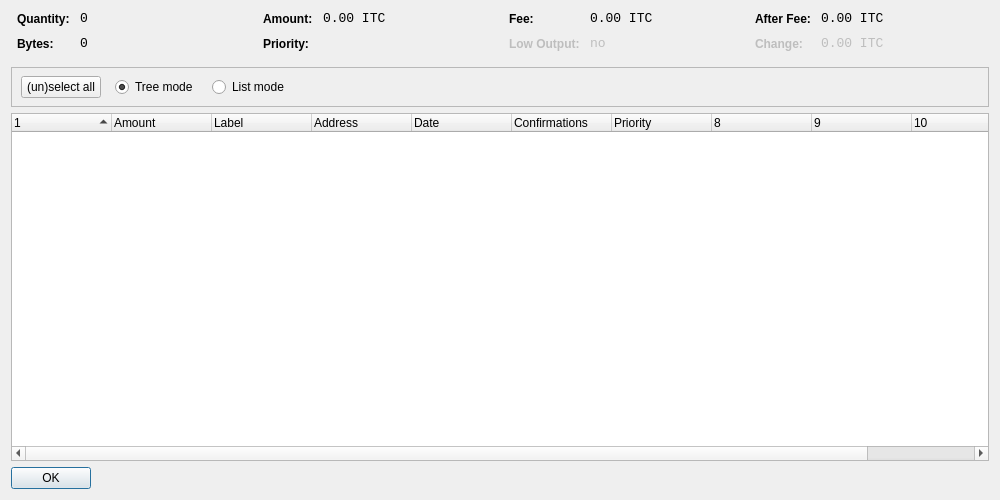
<?xml version="1.0" encoding="UTF-8"?>
<ui version="4.0">
 <class>CoinControlDialog</class>
 <widget class="QDialog" name="CoinControlDialog">
  <property name="geometry">
   <rect>
    <x>0</x>
    <y>0</y>
    <width>1000</width>
    <height>500</height>
   </rect>
  </property>
  <property name="windowTitle">
   <string>Coin Control</string>
  </property>
  <layout class="QVBoxLayout" name="verticalLayout">
   <item>
    <layout class="QHBoxLayout" name="horizontalLayoutTop" stretch="0,0,0,0">
     <property name="topMargin">
      <number>0</number>
     </property>
     <property name="bottomMargin">
      <number>10</number>
     </property>
     <item>
      <layout class="QFormLayout" name="formLayoutCoinControl1">
       <property name="horizontalSpacing">
        <number>10</number>
       </property>
       <property name="verticalSpacing">
        <number>10</number>
       </property>
       <property name="leftMargin">
        <number>6</number>
       </property>
       <property name="rightMargin">
        <number>6</number>
       </property>
       <item row="0" column="0">
        <widget class="QLabel" name="labelCoinControlQuantityText">
         <property name="styleSheet">
          <string notr="true">font-weight:bold;</string>
         </property>
         <property name="text">
          <string>Quantity:</string>
         </property>
        </widget>
       </item>
       <item row="0" column="1">
        <widget class="QLabel" name="labelCoinControlQuantity">
         <property name="font">
          <font>
           <family>Monospace</family>
           <pointsize>10</pointsize>
          </font>
         </property>
         <property name="cursor">
          <cursorShape>IBeamCursor</cursorShape>
         </property>
         <property name="contextMenuPolicy">
          <enum>Qt::ActionsContextMenu</enum>
         </property>
         <property name="text">
          <string notr="true">0</string>
         </property>
         <property name="textInteractionFlags">
          <set>Qt::LinksAccessibleByMouse|Qt::TextSelectableByKeyboard|Qt::TextSelectableByMouse</set>
         </property>
        </widget>
       </item>
       <item row="1" column="0">
        <widget class="QLabel" name="labelCoinControlBytesText">
         <property name="styleSheet">
          <string notr="true">font-weight:bold;</string>
         </property>
         <property name="text">
          <string>Bytes:</string>
         </property>
        </widget>
       </item>
       <item row="1" column="1">
        <widget class="QLabel" name="labelCoinControlBytes">
         <property name="font">
          <font>
           <family>Monospace</family>
           <pointsize>10</pointsize>
          </font>
         </property>
         <property name="cursor">
          <cursorShape>IBeamCursor</cursorShape>
         </property>
         <property name="contextMenuPolicy">
          <enum>Qt::ActionsContextMenu</enum>
         </property>
         <property name="text">
          <string notr="true">0</string>
         </property>
         <property name="textInteractionFlags">
          <set>Qt::LinksAccessibleByMouse|Qt::TextSelectableByKeyboard|Qt::TextSelectableByMouse</set>
         </property>
        </widget>
       </item>
      </layout>
     </item>
     <item>
      <layout class="QFormLayout" name="formLayoutCoinControl2">
       <property name="horizontalSpacing">
        <number>10</number>
       </property>
       <property name="verticalSpacing">
        <number>10</number>
       </property>
       <property name="leftMargin">
        <number>6</number>
       </property>
       <property name="rightMargin">
        <number>6</number>
       </property>
       <item row="0" column="0">
        <widget class="QLabel" name="labelCoinControlAmountText">
         <property name="styleSheet">
          <string notr="true">font-weight:bold;</string>
         </property>
         <property name="text">
          <string>Amount:</string>
         </property>
        </widget>
       </item>
       <item row="0" column="1">
        <widget class="QLabel" name="labelCoinControlAmount">
         <property name="font">
          <font>
           <family>Monospace</family>
           <pointsize>10</pointsize>
          </font>
         </property>
         <property name="cursor">
          <cursorShape>IBeamCursor</cursorShape>
         </property>
         <property name="contextMenuPolicy">
          <enum>Qt::ActionsContextMenu</enum>
         </property>
         <property name="text">
          <string notr="true">0.00 ITC</string>
         </property>
         <property name="textInteractionFlags">
          <set>Qt::LinksAccessibleByMouse|Qt::TextSelectableByKeyboard|Qt::TextSelectableByMouse</set>
         </property>
        </widget>
       </item>
       <item row="1" column="0">
        <widget class="QLabel" name="labelCoinControlPriorityText">
         <property name="styleSheet">
          <string notr="true">font-weight:bold;</string>
         </property>
         <property name="text">
          <string>Priority:</string>
         </property>
        </widget>
       </item>
       <item row="1" column="1">
        <widget class="QLabel" name="labelCoinControlPriority">
         <property name="font">
          <font>
           <family>Monospace</family>
           <pointsize>10</pointsize>
          </font>
         </property>
         <property name="cursor">
          <cursorShape>IBeamCursor</cursorShape>
         </property>
         <property name="contextMenuPolicy">
          <enum>Qt::ActionsContextMenu</enum>
         </property>
         <property name="text">
          <string/>
         </property>
         <property name="textInteractionFlags">
          <set>Qt::LinksAccessibleByMouse|Qt::TextSelectableByKeyboard|Qt::TextSelectableByMouse</set>
         </property>
        </widget>
       </item>
      </layout>
     </item>
     <item>
      <layout class="QFormLayout" name="formLayoutCoinControl3">
       <property name="horizontalSpacing">
        <number>10</number>
       </property>
       <property name="verticalSpacing">
        <number>10</number>
       </property>
       <property name="leftMargin">
        <number>6</number>
       </property>
       <property name="rightMargin">
        <number>6</number>
       </property>
       <item row="0" column="0">
        <widget class="QLabel" name="labelCoinControlFeeText">
         <property name="styleSheet">
          <string notr="true">font-weight:bold;</string>
         </property>
         <property name="text">
          <string>Fee:</string>
         </property>
        </widget>
       </item>
       <item row="0" column="1">
        <widget class="QLabel" name="labelCoinControlFee">
         <property name="font">
          <font>
           <family>Monospace</family>
           <pointsize>10</pointsize>
          </font>
         </property>
         <property name="cursor">
          <cursorShape>IBeamCursor</cursorShape>
         </property>
         <property name="contextMenuPolicy">
          <enum>Qt::ActionsContextMenu</enum>
         </property>
         <property name="text">
          <string notr="true">0.00 ITC</string>
         </property>
         <property name="textInteractionFlags">
          <set>Qt::LinksAccessibleByMouse|Qt::TextSelectableByKeyboard|Qt::TextSelectableByMouse</set>
         </property>
        </widget>
       </item>
       <item row="1" column="0">
        <widget class="QLabel" name="labelCoinControlLowOutputText">
         <property name="enabled">
          <bool>false</bool>
         </property>
         <property name="styleSheet">
          <string notr="true">font-weight:bold;</string>
         </property>
         <property name="text">
          <string>Low Output:</string>
         </property>
        </widget>
       </item>
       <item row="1" column="1">
        <widget class="QLabel" name="labelCoinControlLowOutput">
         <property name="enabled">
          <bool>false</bool>
         </property>
         <property name="font">
          <font>
           <family>Monospace</family>
           <pointsize>10</pointsize>
          </font>
         </property>
         <property name="cursor">
          <cursorShape>IBeamCursor</cursorShape>
         </property>
         <property name="contextMenuPolicy">
          <enum>Qt::ActionsContextMenu</enum>
         </property>
         <property name="text">
          <string notr="true">no</string>
         </property>
         <property name="textInteractionFlags">
          <set>Qt::LinksAccessibleByMouse|Qt::TextSelectableByKeyboard|Qt::TextSelectableByMouse</set>
         </property>
        </widget>
       </item>
      </layout>
     </item>
     <item>
      <layout class="QFormLayout" name="formLayoutCoinControl4">
       <property name="horizontalSpacing">
        <number>10</number>
       </property>
       <property name="verticalSpacing">
        <number>10</number>
       </property>
       <property name="leftMargin">
        <number>6</number>
       </property>
       <property name="rightMargin">
        <number>6</number>
       </property>
       <item row="0" column="0">
        <widget class="QLabel" name="labelCoinControlAfterFeeText">
         <property name="styleSheet">
          <string notr="true">font-weight:bold;</string>
         </property>
         <property name="text">
          <string>After Fee:</string>
         </property>
        </widget>
       </item>
       <item row="0" column="1">
        <widget class="QLabel" name="labelCoinControlAfterFee">
         <property name="font">
          <font>
           <family>Monospace</family>
           <pointsize>10</pointsize>
          </font>
         </property>
         <property name="cursor">
          <cursorShape>IBeamCursor</cursorShape>
         </property>
         <property name="contextMenuPolicy">
          <enum>Qt::ActionsContextMenu</enum>
         </property>
         <property name="text">
          <string notr="true">0.00 ITC</string>
         </property>
         <property name="textInteractionFlags">
          <set>Qt::LinksAccessibleByMouse|Qt::TextSelectableByKeyboard|Qt::TextSelectableByMouse</set>
         </property>
        </widget>
       </item>
       <item row="1" column="0">
        <widget class="QLabel" name="labelCoinControlChangeText">
         <property name="enabled">
          <bool>false</bool>
         </property>
         <property name="styleSheet">
          <string notr="true">font-weight:bold;</string>
         </property>
         <property name="text">
          <string>Change:</string>
         </property>
        </widget>
       </item>
       <item row="1" column="1">
        <widget class="QLabel" name="labelCoinControlChange">
         <property name="enabled">
          <bool>false</bool>
         </property>
         <property name="font">
          <font>
           <family>Monospace</family>
           <pointsize>10</pointsize>
          </font>
         </property>
         <property name="cursor">
          <cursorShape>IBeamCursor</cursorShape>
         </property>
         <property name="contextMenuPolicy">
          <enum>Qt::ActionsContextMenu</enum>
         </property>
         <property name="text">
          <string notr="true">0.00 ITC</string>
         </property>
         <property name="textInteractionFlags">
          <set>Qt::LinksAccessibleByMouse|Qt::TextSelectableByKeyboard|Qt::TextSelectableByMouse</set>
         </property>
        </widget>
       </item>
      </layout>
     </item>
    </layout>
   </item>
   <item>
    <widget class="QFrame" name="frame">
     <property name="minimumSize">
      <size>
       <width>0</width>
       <height>40</height>
      </size>
     </property>
     <property name="frameShape">
      <enum>QFrame::StyledPanel</enum>
     </property>
     <property name="frameShadow">
      <enum>QFrame::Sunken</enum>
     </property>
     <widget class="QWidget" name="horizontalLayoutWidget">
      <property name="geometry">
       <rect>
        <x>10</x>
        <y>0</y>
        <width>781</width>
        <height>41</height>
       </rect>
      </property>
      <layout class="QHBoxLayout" name="horizontalLayoutPanel" stretch="0,0,0,0,0">
       <property name="spacing">
        <number>14</number>
       </property>
       <item>
        <widget class="QPushButton" name="pushButtonSelectAll">
         <property name="sizePolicy">
          <sizepolicy hsizetype="Maximum" vsizetype="Fixed">
           <horstretch>0</horstretch>
           <verstretch>0</verstretch>
          </sizepolicy>
         </property>
         <property name="text">
          <string>(un)select all</string>
         </property>
        </widget>
       </item>
       <item>
        <widget class="QRadioButton" name="radioTreeMode">
         <property name="sizePolicy">
          <sizepolicy hsizetype="Maximum" vsizetype="Fixed">
           <horstretch>0</horstretch>
           <verstretch>0</verstretch>
          </sizepolicy>
         </property>
         <property name="text">
          <string>Tree mode</string>
         </property>
         <property name="checked">
          <bool>true</bool>
         </property>
        </widget>
       </item>
       <item>
        <widget class="QRadioButton" name="radioListMode">
         <property name="sizePolicy">
          <sizepolicy hsizetype="Maximum" vsizetype="Fixed">
           <horstretch>0</horstretch>
           <verstretch>0</verstretch>
          </sizepolicy>
         </property>
         <property name="text">
          <string>List mode</string>
         </property>
        </widget>
       </item>
       <item>
        <spacer name="horizontalSpacer">
         <property name="orientation">
          <enum>Qt::Horizontal</enum>
         </property>
         <property name="sizeHint" stdset="0">
          <size>
           <width>40</width>
           <height>20</height>
          </size>
         </property>
        </spacer>
       </item>
      </layout>
     </widget>
    </widget>
   </item>
   <item>
    <widget class="CoinControlTreeWidget" name="treeWidget">
     <property name="contextMenuPolicy">
      <enum>Qt::CustomContextMenu</enum>
     </property>
     <property name="sortingEnabled">
      <bool>false</bool>
     </property>
     <property name="columnCount">
      <number>11</number>
     </property>
     <attribute name="headerShowSortIndicator" stdset="0">
      <bool>true</bool>
     </attribute>
     <attribute name="headerStretchLastSection">
      <bool>false</bool>
     </attribute>
     <column>
      <property name="text">
       <string/>
      </property>
     </column>
     <column>
      <property name="text">
       <string>Amount</string>
      </property>
     </column>
     <column>
      <property name="text">
       <string>Label</string>
      </property>
     </column>
     <column>
      <property name="text">
       <string>Address</string>
      </property>
     </column>
     <column>
      <property name="text">
       <string>Date</string>
      </property>
     </column>
     <column>
      <property name="text">
       <string>Confirmations</string>
      </property>
      <property name="toolTip">
       <string>Confirmed</string>
      </property>
     </column>
     <column>
      <property name="text">
       <string>Priority</string>
      </property>
     </column>
     <column>
      <property name="text">
       <string/>
      </property>
     </column>
     <column>
      <property name="text">
       <string/>
      </property>
     </column>
     <column>
      <property name="text">
       <string/>
      </property>
     </column>
     <column>
      <property name="text">
       <string/>
      </property>
     </column>
    </widget>
   </item>
   <item>
    <widget class="QDialogButtonBox" name="buttonBox">
     <property name="sizePolicy">
      <sizepolicy hsizetype="Maximum" vsizetype="Fixed">
       <horstretch>0</horstretch>
       <verstretch>0</verstretch>
      </sizepolicy>
     </property>
     <property name="orientation">
      <enum>Qt::Horizontal</enum>
     </property>
     <property name="standardButtons">
      <set>QDialogButtonBox::Ok</set>
     </property>
    </widget>
   </item>
  </layout>
 </widget>
 <customwidgets>
  <customwidget>
   <class>CoinControlTreeWidget</class>
   <extends>QTreeWidget</extends>
   <header>coincontroltreewidget.h</header>
  </customwidget>
 </customwidgets>
 <resources/>
 <connections/>
</ui>
